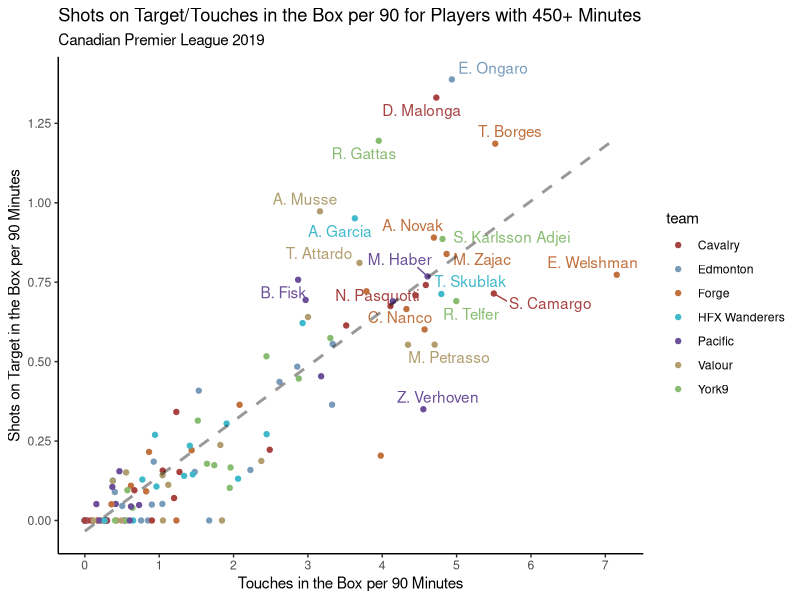

R code for this plot:
## ---- chunk 1
knitr::opts_chunk$set(echo = TRUE, fig.width = 12, fig.height = 8)
## ---- chunk 2
library(tidyverse)
library(ggrepel)
## ---- chunk 3
playerTotals <- read.csv("./CPL Player Totals 2019.csv")
## ---- chunk 4
playerTotals %>%
  mutate(
    SOTInBox90 = if_else(Min == 0, 0, SOTInBox / Min * 90),
    TouchOpBox90 = if_else(Min == 0, 0, TouchOpBox / Min * 90)
  ) %>% subset(
    Min>=450
  )-> playerTotals90
## ---- chunk 5
ggplot(data=playerTotals90, aes(x=TouchOpBox90,y=SOTInBox90, color=team, label=player)) + 
  labs(
    title = "Shots on Target/Touches in the Box per 90 for Players with 450+ Minutes",
    subtitle = "Canadian Premier League 2019",
    x = "Touches in the Box per 90 Minutes",
    y = "Shots on Target in the Box per 90 Minutes") +
  geom_text_repel(
    data = subset(playerTotals90, (SOTInBox90>0.75 | TouchOpBox90>4.5)),
    show.legend = FALSE
  ) + geom_point() + 
  stat_smooth(
    geom="line",
    linetype="dashed",
    size=1,
    alpha=0.4,
    inherit.aes=FALSE, 
    mapping=aes(x=TouchOpBox90, y=SOTInBox90),
    color="black",
    method=lm,
    se=FALSE,
    formula= y ~ x,) +
  scale_x_continuous(n.breaks = 8) +
  scale_y_continuous(n.breaks = 7) +
  scale_color_manual(values=c("#a84241", "#789bba", "#c1713e", "#40b9ca", "#6b4f99", "#b19d6e", "#88bc71")) +
  theme_classic()
